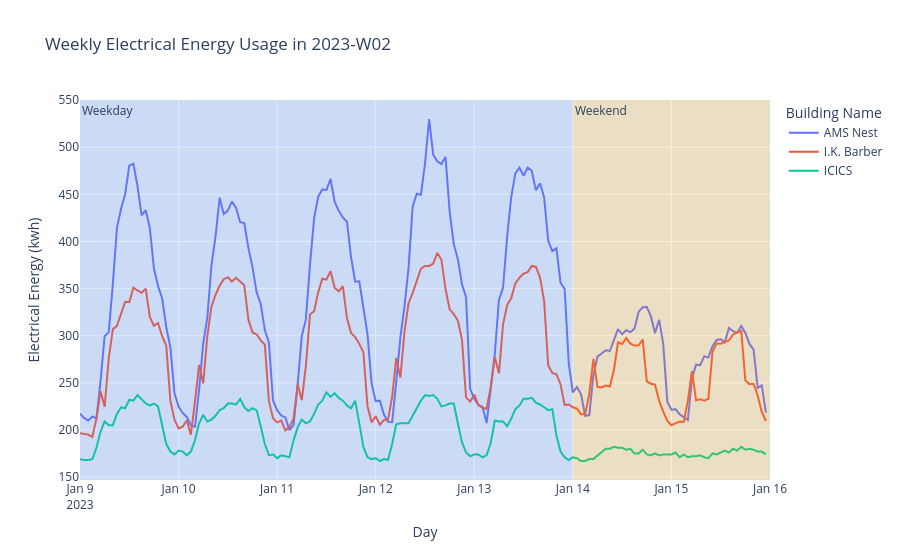

Write notebook code for a chart like this one.
### Code cell
fig_02 = px.line(weekly_elec_usage, 
        x='ts', 
        y='electrical_energy',
        color='building',
        markers=False,
        title = "Weekly Electrical Energy Usage in 2023-W02",
        labels=dict(ts = "Day", 
                    electrical_energy = "Electrical Energy (kwh)",
                    building = "Building Name"))

boxes = [
    ("Weekday", "2023-01-09", "2023-01-14", "rgba(100, 149, 237, 0.2)"),
    ("Weekend", "2023-01-14", "2023-01-16", "rgba(255, 165, 0, 0.2)"),
]

for name, start, end, color in boxes:
    fig_02.add_vrect(x0=start, x1=end, fillcolor=color, line_width=0,
                  annotation_text=name, annotation_position="top left")

fig_02.show()

### Figure 1 — Plotly figure (JSON) as saved in the notebook; plotly's stock layout.template omitted (floating-point values rounded to 4 significant figures; data arrays with more than 128 entries replaced by an {"elided": "..."} marker saying what was removed)
{"data": [{"hovertemplate": "Building Name=AMS Nest<br>Day=%{x}<br>Electrical Energy (kwh)=%{y}<extra></extra>", "legendgroup": "AMS Nest", "line": {"color": "#636efa", "dash": "solid"}, "marker": {"symbol": "circle"}, "mode": "lines", "name": "AMS Nest", "orientation": "v", "showlegend": true, "type": "scatter", "x": {"elided": "168 str values"}, "xaxis": "x", "y": {"elided": "168 float values"}, "yaxis": "y"}, {"hovertemplate": "Building Name=I.K. Barber<br>Day=%{x}<br>Electrical Energy (kwh)=%{y}<extra></extra>", "legendgroup": "I.K. Barber", "line": {"color": "#EF553B", "dash": "solid"}, "marker": {"symbol": "circle"}, "mode": "lines", "name": "I.K. Barber", "orientation": "v", "showlegend": true, "type": "scatter", "x": {"elided": "168 str values"}, "xaxis": "x", "y": {"elided": "168 float values"}, "yaxis": "y"}, {"hovertemplate": "Building Name=ICICS<br>Day=%{x}<br>Electrical Energy (kwh)=%{y}<extra></extra>", "legendgroup": "ICICS", "line": {"color": "#00cc96", "dash": "solid"}, "marker": {"symbol": "circle"}, "mode": "lines", "name": "ICICS", "orientation": "v", "showlegend": true, "type": "scatter", "x": {"elided": "168 str values"}, "xaxis": "x", "y": {"elided": "168 int values"}, "yaxis": "y"}], "layout": {"annotations": [{"showarrow": false, "text": "Weekday", "x": "2023-01-09", "xanchor": "left", "xref": "x", "y": 1, "yanchor": "top", "yref": "y domain"}, {"showarrow": false, "text": "Weekend", "x": "2023-01-14", "xanchor": "left", "xref": "x", "y": 1, "yanchor": "top", "yref": "y domain"}], "legend": {"title": {"text": "Building Name"}, "tracegroupgap": 0}, "shapes": [{"fillcolor": "rgba(100, 149, 237, 0.2)", "line": {"width": 0}, "type": "rect", "x0": "2023-01-09", "x1": "2023-01-14", "xref": "x", "y0": 0, "y1": 1, "yref": "y domain"}, {"fillcolor": "rgba(255, 165, 0, 0.2)", "line": {"width": 0}, "type": "rect", "x0": "2023-01-14", "x1": "2023-01-16", "xref": "x", "y0": 0, "y1": 1, "yref": "y domain"}], "title": {"text": "Weekly Electrical Energy Usage in 2023-W02"}, "xaxis": {"anchor": "y", "domain": [0, 1], "title": {"text": "Day"}}, "yaxis": {"anchor": "x", "domain": [0, 1], "title": {"text": "Electrical Energy (kwh)"}}}}
